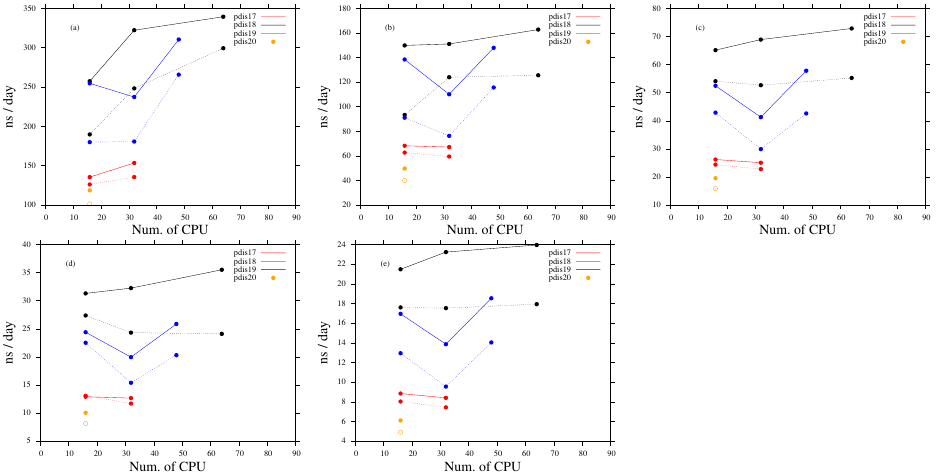

This chart was generated by the following gnuplot code:
#!/usr/local/bin/gnuplot

set terminal postscript eps enhanced background rgb 'white' color size 24cm , 12cm  "Times" 20
set output "cpu_vs_ns-day.eps"

set encoding iso_8859_1

set tics out
set multiplot layout 2,3

set tics out

set tics   font "Times-Roman,12"
set xlabel font "Times-Roman,20"
set ylabel font "Times-Roman,20"
set label  font "Times-Roman,20"
set key    font "Times-Roman,12"

set style fill solid border lc rgb "black"

set key bottom

se xr [0:90]

set xlabel "Num. of CPU"
set ylabel "ns / day"

set label 1 at graph 0.1,0.9 "(a)" #"14,948 atoms"

array color[9]

color[1]="red"; color[2]="black"; color[3]="blue"; color[4]="orange"; color[5]="pink";
color[6]="dark-red"; color[7]="grey"; color[8]="dark-blue"; color[9]="dark-orange";

array pdis[9]

pdis[1]="pdis17"; pdis[2]="pdis18"; pdis[3]="pdis19"; pdis[4]="pdis20"; pdis[5]="pdis21";
pdis[6]="pdis22"; pdis[7]="pdis24"; pdis[8]="pdis25"; pdis[9]="pdis26";

d="chignolin_w"

p for [i=1:9] \
    sprintf("gromacs-2023/%s/performance_%s",d,pdis[i]) u 1:2 w p pt 7 ps 1.0 lc rgb color[i] \
    title sprintf("%s",pdis[i]), \
  for [i=1:9] \
    sprintf("gromacs-2023/%s/performance_%s",d,pdis[i]) u 1:2 w l lt 1 lc rgb color[i] \
    notitle, \
  for [i=1:9] \
    sprintf("gromacs-2022/%s/performance_%s",d,pdis[i]) u 1:2 w p pt 7 ps 1.0 lc rgb color[i] \
    notitle, \
  for [i=1:9] \
    sprintf("gromacs-2022/%s/performance_%s",d,pdis[i]) u 1:2 w l lt 0 lc rgb color[i] notitle

set label 1 at graph 0.1,0.9 "(b)" #"35,984 atoms"

d="lysozyme-6lyt_w"

p for [i=1:9] \
    sprintf("gromacs-2023/%s/performance_%s",d,pdis[i]) u 1:2 w p pt 7 ps 1.0 lc rgb color[i] \
    title sprintf("%s",pdis[i]), \
  for [i=1:9] \
    sprintf("gromacs-2023/%s/performance_%s",d,pdis[i]) u 1:2 w l lt 1 lc rgb color[i] \
    notitle, \
  for [i=1:9] \
    sprintf("gromacs-2022/%s/performance_%s",d,pdis[i]) u 1:2 w p pt 7 ps 1.0 lc rgb color[i] \
    notitle, \
  for [i=1:9] \
    sprintf("gromacs-2022/%s/performance_%s",d,pdis[i]) u 1:2 w l lt 0 lc rgb color[i] notitle

set label 1 at graph 0.1,0.9 "(c)" #"149,052 atoms"

d="SAM50TOM40_wm_HMR"

p for [i=1:9] \
    sprintf("gromacs-2023/%s/performance_%s",d,pdis[i]) u 1:2 w p pt 7 ps 1.0 lc rgb color[i] \
    title sprintf("%s",pdis[i]), \
  for [i=1:9] \
    sprintf("gromacs-2023/%s/performance_%s",d,pdis[i]) u 1:2 w l lt 1 lc rgb color[i] \
    notitle, \
  for [i=1:9] \
    sprintf("gromacs-2022/%s/performance_%s",d,pdis[i]) u 1:2 w p pt 7 ps 1.0 lc rgb color[i] \
    notitle, \
  for [i=1:9] \
    sprintf("gromacs-2022/%s/performance_%s",d,pdis[i]) u 1:2 w l lt 0 lc rgb color[i] notitle

set label 1 at graph 0.1,0.9 "(d)" #"154,885 atoms"

d="SAM50TOM40_wm"

p for [i=1:9] \
    sprintf("gromacs-2023/%s/performance_%s",d,pdis[i]) u 1:2 w p pt 7 ps 1.0 lc rgb color[i] \
    title sprintf("%s",pdis[i]), \
  for [i=1:9] \
    sprintf("gromacs-2023/%s/performance_%s",d,pdis[i]) u 1:2 w l lt 1 lc rgb color[i] \
    notitle, \
  for [i=1:9] \
    sprintf("gromacs-2022/%s/performance_%s",d,pdis[i]) u 1:2 w p pt 7 ps 1.0 lc rgb color[i] \
    notitle, \
  for [i=1:9] \
    sprintf("gromacs-2022/%s/performance_%s",d,pdis[i]) u 1:2 w l lt 0 lc rgb color[i] notitle

set label 1 at graph 0.1,0.9 "(e)" #"274,917 atoms"

d="Ku50+DNA-1jey_w"

p for [i=1:9] \
    sprintf("gromacs-2023/%s/performance_%s",d,pdis[i]) u 1:2 w p pt 7 ps 1.0 lc rgb color[i] \
    title sprintf("%s",pdis[i]), \
  for [i=1:9] \
    sprintf("gromacs-2023/%s/performance_%s",d,pdis[i]) u 1:2 w l lt 1 lc rgb color[i] \
    notitle, \
  for [i=1:9] \
    sprintf("gromacs-2022/%s/performance_%s",d,pdis[i]) u 1:2 w p pt 7 ps 1.0 lc rgb color[i] \
    notitle, \
  for [i=1:9] \
    sprintf("gromacs-2022/%s/performance_%s",d,pdis[i]) u 1:2 w l lt 0 lc rgb color[i] notitle

quit
